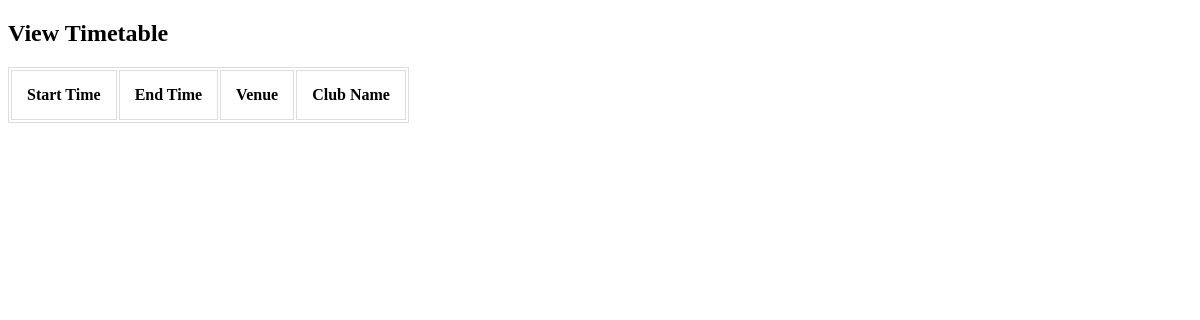
The page /sdp_assignment/timetable.php on the database as committed earlier.
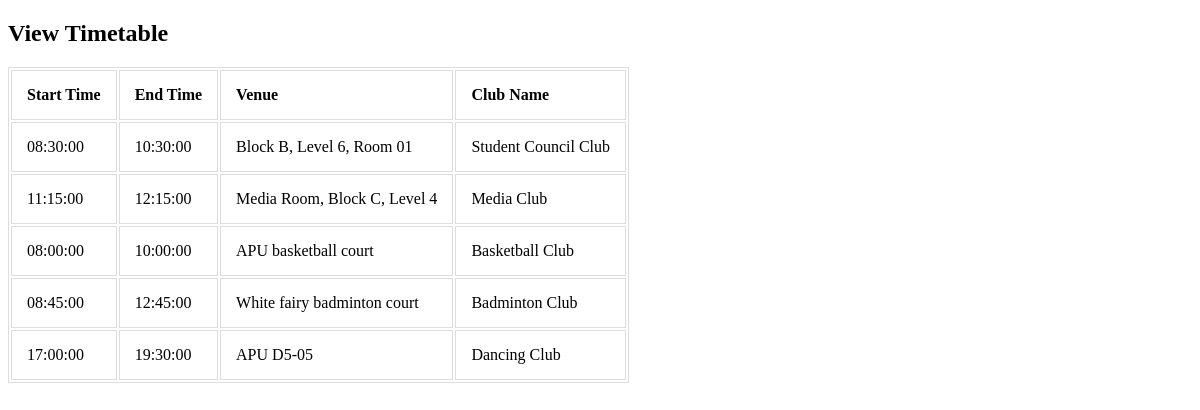
The same page on the database as committed later.
### tables this page shows
CREATE TABLE IF NOT EXISTS `timetable` (
  `timetableid` int NOT NULL AUTO_INCREMENT,
  `starttime` time NOT NULL,
  `endtime` time NOT NULL,
  `venue` varchar(255) NOT NULL,
  `clubname` varchar(255) NOT NULL,
  PRIMARY KEY (`timetableid`)
);

### sdp_assignment/timetable.php (the view, shortened to what this page needs)
<?php
include("conn.php");
?>
<!DOCTYPE html>
<html>
    <head>
    </head>
    <body>
        <h2>View Timetable</h2>
        <table>
        <tr>
            <th>Start Time</th>
            <th>End Time</th>
            <th>Venue</th>
            <th>Club Name</th>
        </tr>
        <?php
        $sql = "SELECT * FROM timetable";
        $result = $con->query($sql);
        while($data = $result->fetch_assoc()){
            echo ("<tr>");
            echo ("<td>" . $data['starttime'] . "</td>");
            echo ("<td>" . $data['endtime'] . "</td>");
            echo ("<td>" . $data['venue'] . "</td>");
            echo ("<td>" . $data['clubname'] . "</td>");
            echo ("</tr>");}
        ?>
    </table>
</body>
</html>

Rows that differ between the two databases and show on the page:
added timetable: starttime "08:30:00", endtime "10:30:00", venue "Block B, Level 6, Room 01", clubname "Student Council Club"
added timetable: starttime "11:15:00", endtime "12:15:00", venue "Media Room, Block C, Level 4", clubname "Media Club"
added timetable: starttime "08:00:00", endtime "10:00:00", venue "APU basketball court", clubname "Basketball Club"
added timetable: starttime "08:45:00", endtime "12:45:00", venue "White fairy badminton court", clubname "Badminton Club"
added timetable: starttime "17:00:00", endtime "19:30:00", venue "APU D5-05", clubname "Dancing Club"
